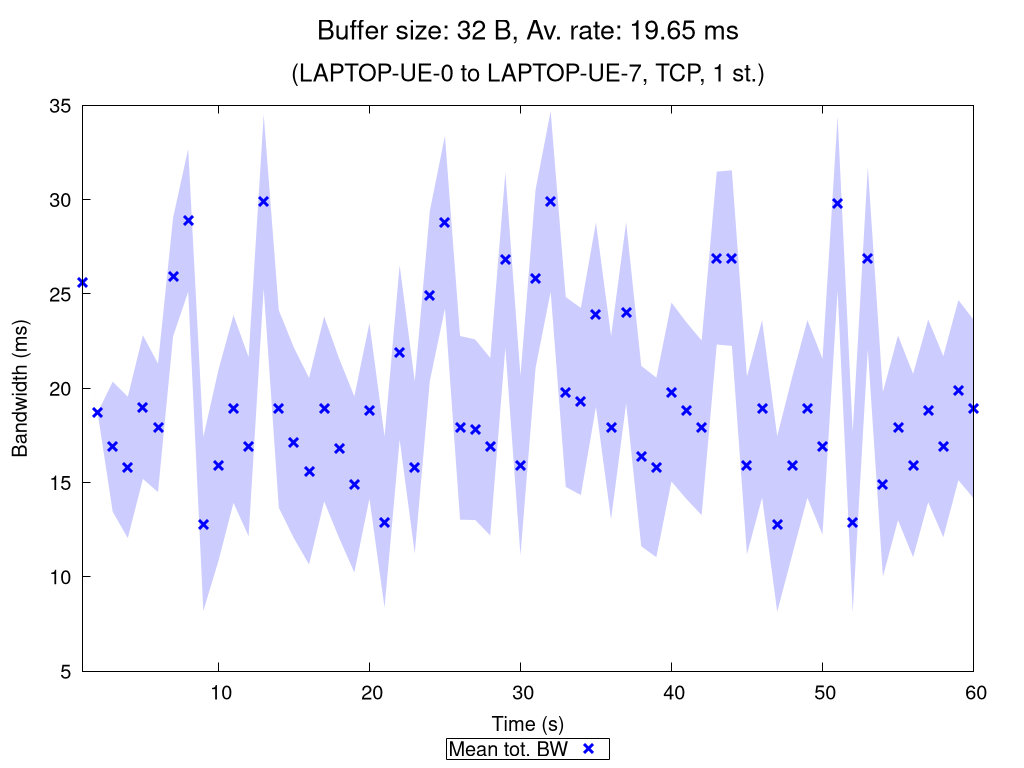

Write the gnuplot code that produced this figure.
set terminal pngcairo nocrop enhanced size 1024,768 font "Verdana,15"
set output "TCP_1_st_2020_11_06_01-17-22_one2two_00032B.png"

set title "{/=20 Buffer size: 32 B, Av. rate: 19.65 ms}\n\n{/=18 (LAPTOP-UE-0 to LAPTOP-UE-7, TCP, 1 st.)}"

set xlabel "Time (s)"
set ylabel "Bandwidth (ms)"
set ytics nomirror
set key bmargin center horizontal box samplen 1 width -1
set bmargin 4.6
set rmargin 4.5

rf = 1.0  # rate factor
set style fill transparent solid 0.2 noborder
set autoscale xfix
plot "TCP_1_st_2020_11_06_01-17-22_one2two_00032B_iperf_processed.dat" using 1:($2/rf-$3/rf):($2/rf+$3/rf) with filledcurves lc rgb "blue" notitle, \
     "" using 1:($2/rf) with points pt 2 ps 1.5 lw 3 lc rgb "blue" title "Mean tot. BW", \
